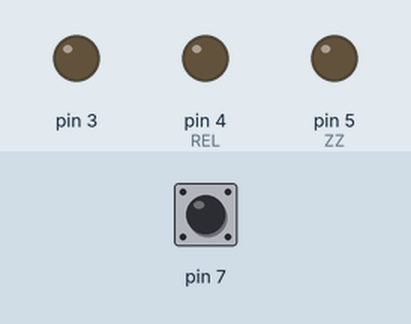
This sketch was run on a simulated Arduino Uno, built with avr-gcc and run on an emulated ATmega328P. On the bench: output pins drawn as LEDs (lit = HIGH). Inputs (shaded band) come from the test bench; at power-on: pin 7 HIGH. Pins used as bus, display or sensor lines are not drawn; what the sketch prints to the serial monitor is not drawn.

Above: at 1.2 s.
1.3 s: pin 7 pulled LOW for 0.15 s
At 1.41 s:
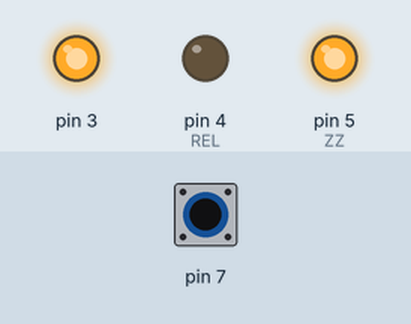
4.5 s: pin 7 pulled LOW for 3.2 s
At 8.9 s:
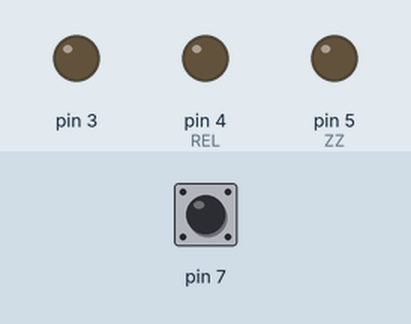
Timing chart, 0 to 10.4 s (numbered marks = the images above; inputs shaded):
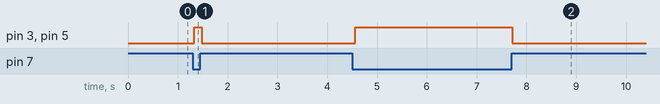

Measured:
- after the input at 1.3 s, pin 3, pin 5 (ZZ): LOW → HIGH at once, → LOW 0.15 s later
- after the input at 4.5 s, pin 3, pin 5 (ZZ): LOW → HIGH after 0.06 s, → LOW 3.2 s later

The sketch:

RFID.ino
```cpp
 #include <SPI.h>
 #include <MFRC522.h>
 #define NEW_UID {0xDE, 0xAD, 0xBE, 0xEF}
 #define SS_PIN 10
 #define RST_PIN 9
 #define DD 4 // Pin D4 --> выход на реле
 #define ZZ 5 // Pin D4 --> выход на активный зуммер
 #define REL DD // REL - открывает дверь
 MFRC522 mfrc522(SS_PIN, RST_PIN); // MFRC522
 MFRC522::MIFARE_Key key;

 // готовим массив карт с флагами доступа 0-нет доступа, 1-есть доступ (спец пропуска)
 struct Cards {
 String id;
 int flag;
 };
 struct Cards cards[8] ={{"2733067392",1},{"26966921",1},{"2003260067",1},{"2727435136",1},{"0000000000",0},{"0000000000",0},{"0000000000",0},{"0000000000",0}};
boolean work=false;
unsigned int CUR_TIME;
unsigned int ALL_TIME;

void setup(void)
{

 while (!Serial); // Do nothing if no serial port is opened (added for Arduinos based on ATMEGA32U4)
 SPI.begin(); // Init SPI bus
 mfrc522.PCD_Init(); // Init MFRC522 card
 pinMode(4,OUTPUT);
 digitalWrite(4,LOW);
 pinMode(5,OUTPUT);
 digitalWrite(5,LOW);
 pinMode(3, OUTPUT);
 digitalWrite(3, LOW);
 pinMode(7, INPUT_PULLUP);
 Serial.begin(115200);
 Serial.print("setup begin\r\n");
}

void loop(void)
{

   int a = digitalRead(7);
   if(a == LOW){
      digitalWrite( ZZ, HIGH );
 digitalWrite(3, HIGH);
   }
   else{
    digitalWrite( ZZ, LOW );
 digitalWrite(3, LOW);
   }

 ALL_TIME=(millis()/1000);
 if ((ALL_TIME - CUR_TIME)>=5){
 work=true;
 work=false;
 CUR_TIME=ALL_TIME;
 }
 if (work==false){
 work=true;
 //------------------------РАБОТАЕМ СО СЧИТЫВАТЕЛЕМ КАРТ----------------------------
 // Look for new cards, and select one if present
 if ( ! mfrc522.PICC_IsNewCardPresent() || ! mfrc522.PICC_ReadCardSerial() ) {
 delay(50);
 work=false;
 return;
 }

 String UID = dump_byte_array(mfrc522.uid.uidByte, mfrc522.uid.size);
 // mfrc522.PICC_HaltA();

 Serial.print(F("Card UID: "));
 Serial.print(UID);
 Serial.println();
  int a = digitalRead(7);
 //----------------------------------открытие дверей по пропускам--------------------------------
 if (UID!=""){
 for (int i = 0; i <= 7; i++) {
 if (cards[i].id==UID && cards[i].flag==1) {
 DoorOpen(UID);
 work=false;
 return;
 }
 }

 }
 }
  work=false;

} //это конец LOOPа
//------------------------выуживаем UID из карты как числовое значение----------------------------

String dump_byte_array(byte *buffer, byte bufferSize) {
 // String s;
 unsigned long uiddec = 0;
// unsigned long temp;
 char uid[8];
 for (byte m = (bufferSize > 4 ? (bufferSize - 4) : 0); m < bufferSize; m++) { //берем только последние 4 байта и переводим в десятичную систему
 unsigned long p = 1;
 for(int k = 0; k < bufferSize-m-1; k++) {
 p = p*256;
 }
 uiddec += p*buffer[m];
 // s = s + (buffer[m] < 0x10 ? "0" : "");
 // s = s + String(buffer[m], HEX);
 }
// s.toCharArray(uid, 8);
 return String(uiddec);
}

//-----------открытие двери
void DoorOpen(String uid){
 Serial.print(F("DOOR-OPEN!"));
 Serial.println();
 digitalWrite( REL, HIGH );
 for (int i = 0; i <= 6; i++) {
 digitalWrite( ZZ, HIGH );
 digitalWrite(3, HIGH);
 delay(700);
 }
 digitalWrite( REL, LOW );
 digitalWrite( ZZ, LOW );
 digitalWrite(3, LOW);
}
```
